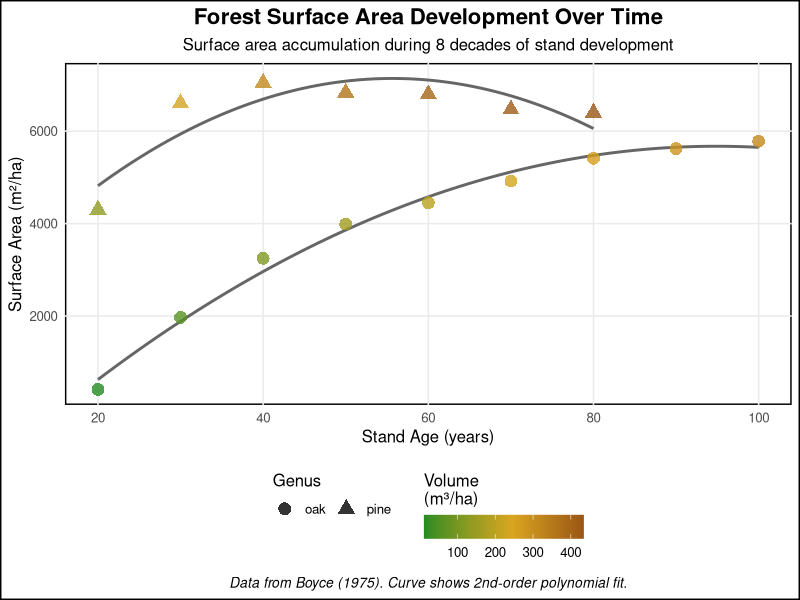
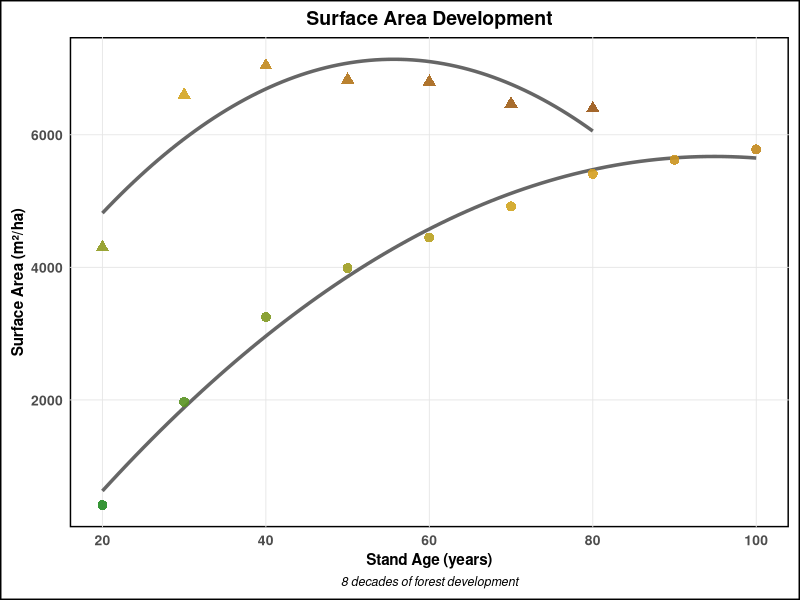
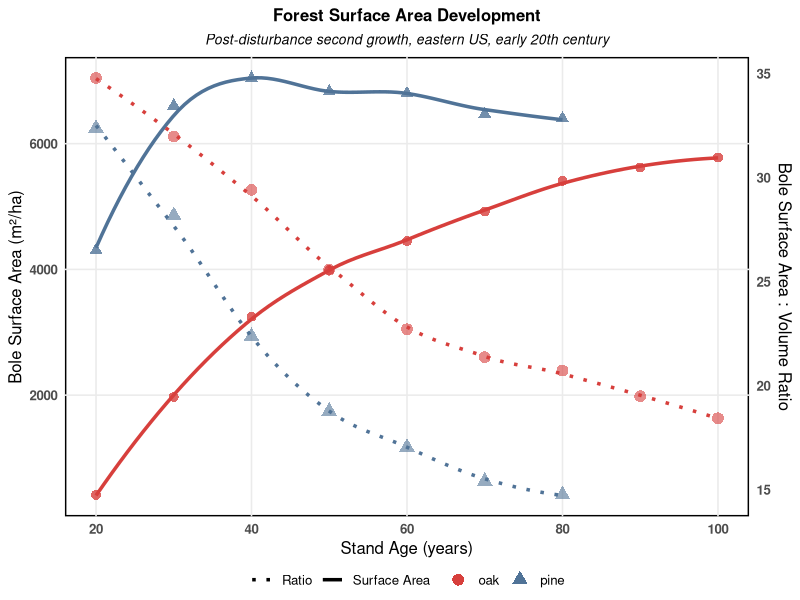
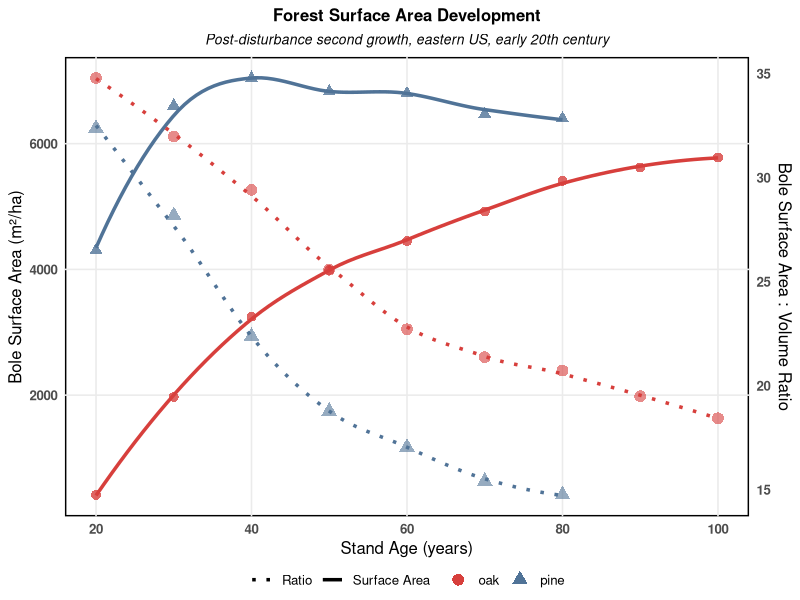
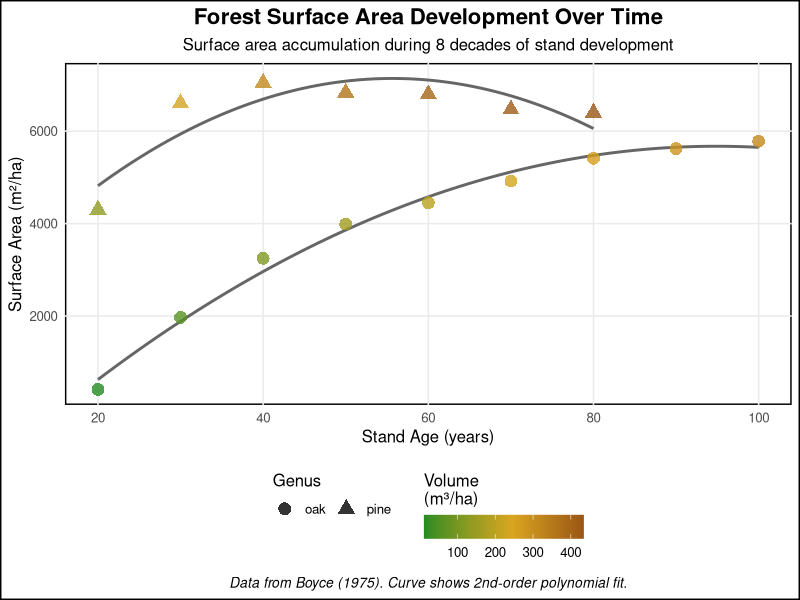
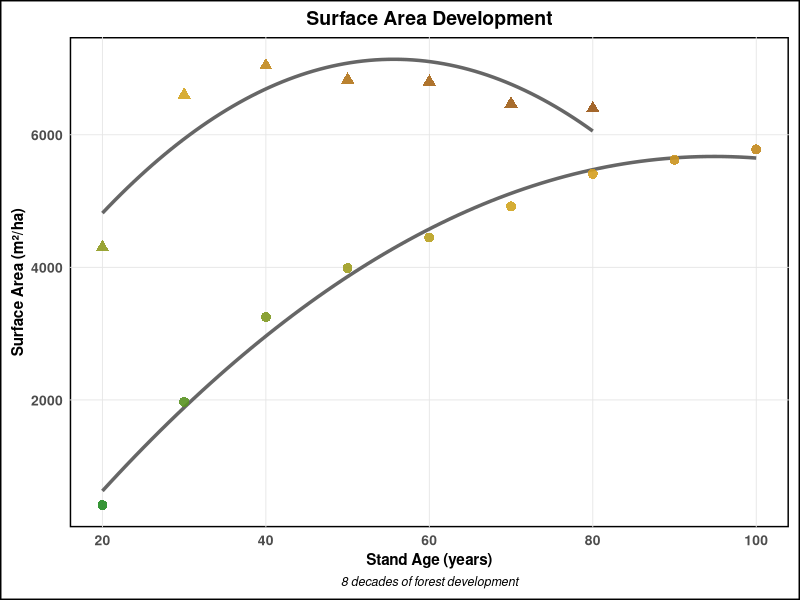
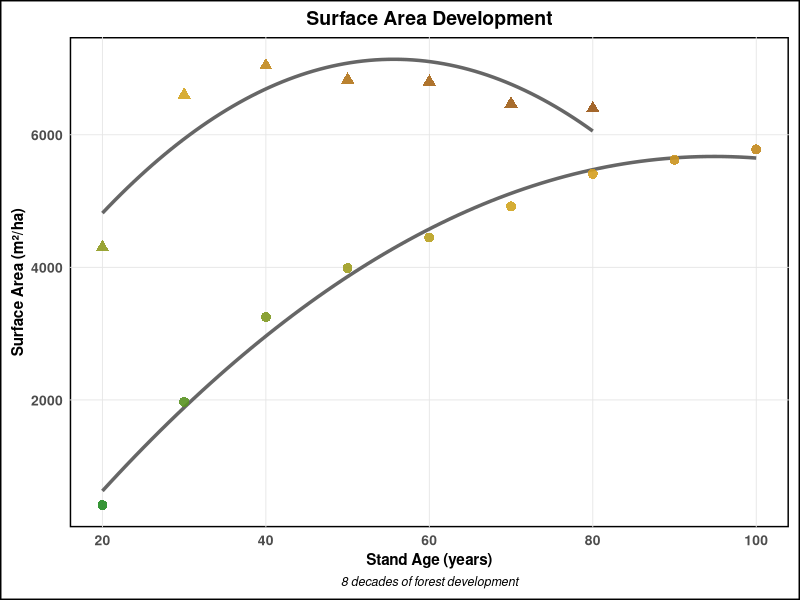

Recreate these plots in R, in order. (Note: this script raises an error after producing the figures.)
# =============================================================================
# Boyce Surface Area Analysis - Complementing Woody:Leaf Ratio Analysis
# 
# Purpose: Analyze surface area and volume relationships over stand development
# Data: Boyce (1975) oak and pine stand data showing 8 decades of development
# Style: Matches the woody:leaf ratio visualization aesthetics
# 
# Author: [Author Name]
# Date: [Date]
# Version: 1.0
# =============================================================================

# Set working directory relative to script location
setwd(dirname(rstudioapi::getActiveDocumentContext()$path))
setwd("..")  # Go to project root

# Load required packages
required_packages <- c("dplyr", "readr", "ggplot2", "viridis", "scales", 
                       "stringr", "forcats", "RColorBrewer")

for (pkg in required_packages) {
  if (!require(pkg, character.only = TRUE)) {
    install.packages(pkg)
    library(pkg, character.only = TRUE)
  }
}

# Set options
set.seed(42)
options(stringsAsFactors = FALSE, scipen = 999)

# =============================================================================
# 1. DATA LOADING
# =============================================================================

cat("Loading Boyce (1975) surface area data...\n")

# Load the data
data1 <- read_csv("data/inputs/quals data - Sheet1.csv", show_col_types = FALSE)

cat(sprintf("Loaded %d records of surface area and volume over stand development\n", nrow(data1)))

# Data inspection
cat("\nData overview:\n")
cat(sprintf("Age range: %d - %d years\n", min(data1$age), max(data1$age)))
cat(sprintf("Genera represented: %s\n", paste(unique(data1$genus), collapse = ", ")))
cat(sprintf("Surface area range: %d - %d m²/ha\n", min(data1$surface), max(data1$surface)))
cat(sprintf("Volume range: %.1f - %.1f m³/ha\n", min(data1$volume), max(data1$volume)))

# =============================================================================
# 2. CREATE MAIN SURFACE AREA vs AGE PLOT
# =============================================================================

cat("\nCreating surface area development plots...\n")

# Create the main plot focusing on age (matching your woody:leaf style)
p_main <- ggplot(data1, aes(x = age, y = surface, color = volume, shape = genus)) +
  geom_smooth(method = "lm", formula = y ~ x + I(x^2), 
              se = FALSE, color = "#666666", alpha = 0.7, linewidth = 1) +
  geom_point(size = 4, alpha = 0.8) +
  scale_color_gradient2(
    low = "#228B22",      # Forest green (low volume)
    mid = "#DAA520",      # Golden rod (medium volume)
    high = "#8B4513",     # Saddle brown (high volume)
    midpoint = mean(data1$volume),
    name = "Volume\n(m³/ha)"
  ) +
  scale_shape_manual(
    values = c(16, 17),  # Circle and triangle
    name = "Genus"
  ) +
  labs(
    title = "Forest Surface Area Development Over Time",
    subtitle = "Surface area accumulation during 8 decades of stand development",
    x = "Stand Age (years)",
    y = "Surface Area (m²/ha)",
    caption = "Data from Boyce (1975). Curve shows 2nd-order polynomial fit."
  ) +
  theme_minimal(base_size = 12) +
  theme(
    plot.title = element_text(size = 16, face = "bold", hjust = 0.5),
    plot.subtitle = element_text(size = 12, hjust = 0.5),
    plot.caption = element_text(size = 10, hjust = 0.5, face = "italic"),
    legend.position = "bottom",
    legend.box = "horizontal",
    panel.grid.minor = element_blank(),
    panel.background = element_rect(fill = "white", color = "black", linewidth = 1),
    plot.background = element_rect(fill = "white", color = "black", linewidth = 1)
  ) +
  guides(
    color = guide_colorbar(title.position = "top", barwidth = 8),
    shape = guide_legend(title.position = "top")
  )

print(p_main)

# =============================================================================
# 3. CREATE COMPACT INSERT VERSION
# =============================================================================

cat("\nCreating compact insert version...\n")

# Create a compact version for manuscript use (matching woody:leaf insert style)
p_insert <- ggplot(data1, aes(x = age, y = surface, color = volume, shape = genus)) +
  geom_smooth(method = "lm", formula = y ~ x + I(x^2), 
              se = FALSE, color = "#666666", alpha = 0.7, linewidth = 1.2) +
  geom_point(size = 3, alpha = 0.9) +
  scale_color_gradient2(
    low = "#228B22",      # Forest green
    mid = "#DAA520",      # Golden rod
    high = "#8B4513",     # Saddle brown
    midpoint = mean(data1$volume),
    guide = "none"        # Remove legend for insert
  ) +
  scale_shape_manual(
    values = c(16, 17),
    guide = "none"        # Remove legend for insert
  ) +
  labs(
    title = "Surface Area Development",
    x = "Stand Age (years)",
    y = "Surface Area (m²/ha)",
    caption = "8 decades of forest development"
  ) +
  theme_minimal(base_size = 11) +
  theme(
    plot.title = element_text(size = 14, face = "bold", hjust = 0.5, margin = margin(b = 5)),
    plot.caption = element_text(size = 9, hjust = 0.5, face = "italic", margin = margin(t = 5)),
    axis.text = element_text(size = 10, face = "bold"),
    axis.title = element_text(size = 11, face = "bold"),
    panel.grid.minor = element_blank(),
    panel.grid.major = element_line(color = "grey90", linewidth = 0.3),
    plot.margin = margin(t = 8, r = 8, b = 8, l = 8),
    panel.background = element_rect(fill = "white", color = "black", linewidth = 1),
    plot.background = element_rect(fill = "white", color = "black", linewidth = 1)
  )

print(p_insert)

# =============================================================================
# 4. CALCULATE SURFACE AREA TO VOLUME RATIOS
# =============================================================================

cat("\nCalculating surface area to volume ratios...\n")

# Calculate SA:V ratios and analyze trends
data_analysis <- data1 %>%
  mutate(
    sa_vol_ratio = surface / volume,
    age_class = case_when(
      age <= 30 ~ "Young (≤30 yr)",
      age <= 60 ~ "Mature (31-60 yr)", 
      TRUE ~ "Old (>60 yr)"
    )
  )

# Summary by age class
ratio_summary <- data_analysis %>%
  group_by(age_class, genus) %>%
  summarise(
    n = n(),
    mean_sa_vol = round(mean(sa_vol_ratio), 2),
    mean_surface = round(mean(surface), 0),
    mean_volume = round(mean(volume), 1),
    .groups = "drop"
  ) %>%
  arrange(genus, age_class)

cat("\nSURFACE AREA TO VOLUME RATIOS BY AGE CLASS:\n")
print(knitr::kable(ratio_summary,
                   col.names = c("Age Class", "Genus", "n", "Mean SA:Vol", "Mean Surface", "Mean Volume"),
                   format = "simple"))

# =============================================================================
# 5. CREATE DUAL-AXIS PLOT
# =============================================================================

# Create dual-axis plot showing both surface area and SA:Vol ratio
cat("\nCreating dual-axis plot with surface area and SA:Vol ratio...\n")

# Scale the SA:Vol ratio to fit nicely with surface area values
data_scaled <- data_analysis %>%
  mutate(
    # Scale SA:Vol ratio to surface area range for plotting
    sa_vol_scaled = scales::rescale(sa_vol_ratio, to = range(surface))
  )

# =============================================================================
# 5. CREATE DUAL-AXIS PLOT (UPDATED)
# =============================================================================

# Create dual-axis plot showing both surface area and SA:Vol ratio
cat("\nCreating dual-axis plot with surface area and SA:Vol ratio...\n")

# Scale the SA:Vol ratio to fit nicely with surface area values
data_scaled <- data_analysis %>%
  mutate(
    # Scale SA:Vol ratio to surface area range for plotting
    sa_vol_scaled = scales::rescale(sa_vol_ratio, to = range(surface))
  )

# Create the dual-axis plot
p_dual <- ggplot(data_scaled, aes(x = age)) +
  # Surface area points and line
  geom_smooth(aes(y = surface, color = genus, linetype = "Surface Area"), 
              method = "loess", se = FALSE, linewidth = 1.2) +
  geom_point(aes(y = surface, color = genus, shape = genus), 
             size = 3, alpha = 0.8) +
  
  # SA:Vol ratio points and line (scaled)
  geom_smooth(aes(y = sa_vol_scaled, color = genus, linetype = "Ratio"), 
              method = "loess", se = FALSE, 
              linewidth = 1.2, alpha = 0.7) +
  geom_point(aes(y = sa_vol_scaled, color = genus, shape = genus), 
             size = 3, alpha = 0.6, stroke = 1.5) +
  
  # Color scheme - completing the woody:leaf palette
  scale_color_manual(
    values = c("oak" = "#d73f3c", "pine" = "#507397"),  # Peru (warm brown-orange) and dark slate gray (cool blue-green)
    name = NULL
  ) +
  scale_shape_manual(
    values = c("oak" = 16, "pine" = 17),  # Circle and triangle
    name = NULL
  ) +
  scale_linetype_manual(
    values = c("Surface Area" = "solid", "Ratio" = "dotted"),
    name = NULL
  ) +
  
  # Primary y-axis (bole surface area)
  scale_y_continuous(
    name = "Bole Surface Area (m²/ha)",
    sec.axis = sec_axis(
      trans = ~ scales::rescale(., from = range(data_scaled$surface), to = range(data_analysis$sa_vol_ratio)),
      name = "Bole Surface Area : Volume Ratio"
    )
  ) +
  
  labs(
    title = "Forest Surface Area Development",
    subtitle = "Post-disturbance second growth, eastern US, early 20th century",
    x = "Stand Age (years)"
  ) +
  
  theme_minimal(base_size = 12) +
  theme(
    plot.title = element_text(size = 12, face = "bold", hjust = 0.5),
    plot.subtitle = element_text(size = 10, hjust = 0.5, face = "italic"),
    axis.title.y = element_text(color = "black", face = "plain"),
    axis.title.y.right = element_text(color = "black", face = "plain"),
    axis.text = element_text(face = "bold"),
    legend.position = "bottom",
    legend.margin = margin(t = -5),  # Reduce space above legend
    panel.grid.minor = element_blank(),
    panel.background = element_rect(fill = "white", color = "black", linewidth = 1)
  ) +
  
  guides(
    color = guide_legend(title = NULL, override.aes = list(alpha = 1)),
    shape = guide_legend(title = NULL, override.aes = list(linetype = "blank")),
    linetype = guide_legend(title = NULL, override.aes = list(color = "black"))
  )

print(p_dual)

# Save dual-axis plot (without annotation)
ggsave("data/outputs/boyce_dual_axis.png", p_dual, 
       width = 6.5, height = 3.6, dpi = 600, bg = "white")

# =============================================================================
# 6. SUMMARY STATISTICS
# =============================================================================

cat("\n")
cat(paste(rep("=", 50), collapse = ""))
cat("\n")
cat("ANALYSIS SUMMARY\n")
cat(paste(rep("=", 50), collapse = ""))
cat("\n")

# Overall trends
overall_summary <- data1 %>%
  summarise(
    age_range = paste(min(age), "-", max(age), "years"),
    surface_range = paste(min(surface), "-", max(surface), "m²/ha"),
    volume_range = paste(round(min(volume), 1), "-", round(max(volume), 1), "m³/ha"),
    surface_increase = round((max(surface) - min(surface)) / min(surface) * 100, 1),
    volume_increase = round((max(volume) - min(volume)) / min(volume) * 100, 1)
  )

cat("DEVELOPMENT TRENDS OVER 8 DECADES:\n")
cat(sprintf("Age span: %s\n", overall_summary$age_range))
cat(sprintf("Surface area range: %s\n", overall_summary$surface_range))
cat(sprintf("Volume range: %s\n", overall_summary$volume_range))
cat(sprintf("Surface area increased %.1f-fold\n", overall_summary$surface_increase / 100 + 1))
cat(sprintf("Volume increased %.1f-fold\n", overall_summary$volume_increase / 100 + 1))

# Genus comparison
genus_comparison <- data1 %>%
  group_by(genus) %>%
  summarise(
    n = n(),
    mean_surface = round(mean(surface), 0),
    mean_volume = round(mean(volume), 1),
    mean_sa_vol = round(mean(surface/volume), 2),
    .groups = "drop"
  )

cat("\nGENUS COMPARISON:\n")
print(knitr::kable(genus_comparison,
                   col.names = c("Genus", "n", "Mean Surface", "Mean Volume", "Mean SA:Vol"),
                   format = "simple"))

# =============================================================================
# 7. EXPORT RESULTS
# =============================================================================

cat("\nSaving plots and analysis...\n")

# Save main plot
ggsave("data/outputs/boyce_surface_development.png", p_main, 
       width = 10, height = 8, dpi = 300, bg = "white")

# Save insert versions
ggsave("data/outputs/boyce_surface_insert_square.png", p_insert, 
       width = 4, height = 4, dpi = 300, bg = "white")

ggsave("data/outputs/boyce_surface_insert_wide.png", p_insert, 
       width = 6, height = 3, dpi = 300, bg = "white")

# Save dual-axis plot
ggsave("data/outputs/boyce_dual_axis.png", p_dual_annotated, 
       width = 6.5, height = 3.6, dpi = 600, bg = "white")

# Save analysis data
write_csv(data_analysis, "data/outputs/boyce_data_with_ratios.csv")
write_csv(ratio_summary, "data/outputs/boyce_ratio_summary.csv")
write_csv(genus_comparison, "data/outputs/boyce_genus_comparison.csv")

cat("\n")
cat(paste(rep("=", 50), collapse = ""))
cat("\n")
cat("BOYCE SURFACE AREA ANALYSIS COMPLETE!\n")
cat(paste(rep("=", 50), collapse = ""))
cat("\n")

cat("Files created:\n")
cat("- boyce_surface_development.png (main plot)\n")
cat("- boyce_surface_insert_square.png (4×4 insert)\n")
cat("- boyce_surface_insert_wide.png (6×3 insert)\n")
cat("- boyce_dual_axis.png (dual-axis plot)\n")
cat("- Multiple CSV analysis files\n")

cat("\nKey findings:\n")
cat("- Surface area increases over 8 decades of stand development\n")
cat("- 2nd-order polynomial relationship with age\n")
cat("- Surface area:volume ratio declines with stand maturity\n")
cat("- Demonstrates dynamic nature of forest surface area interface\n")

cat("\nThis analysis complements the woody:leaf ratio work by showing\n")
cat("how total forest surface area develops over time, supporting\n")
cat("the concept of surface area as a dynamic forest property.\n")



 
